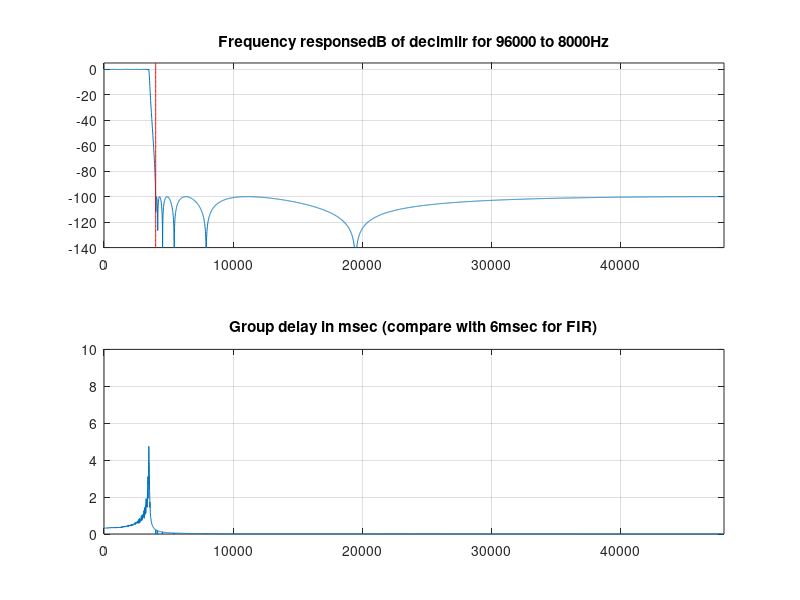

Recreate this plot in MATLAB.
clear;
close all;
ord=12;
epsilon=1e-10;
fs=96000;
fstop=96000/24;
%fpass=.91*fstop;
fpass=.865*fstop;
rp=.1;
%rs=116;
rs=100;
%[num,den]=butter(ord,2*fpass/fs);
[num,den]=ellip(ord,rp,rs,2*fpass/fs);

figure;
npts=4096;
[h,w]=freqz(num,den,npts);
respdb=20*log10(abs(h)+epsilon);
freq=fs*w/(2*pi);
mindb=-140;maxdb=5;
yval=(mindb:1:maxdb);
[dummy nval]=size(yval);
xval=fstop*ones(1,nval);
subplot(2,1,1),plot(freq,respdb);
hold on;
subplot(2,1,1),plot(xval,yval,'r');
hold off;
grid on;
zoom on;
axis([0 fs/2 mindb maxdb]);
title('Frequency responsedB of decimiir for 96000 to 8000Hz');
dw=(2*pi*fs/2)/npts;
phase=unwrap(angle(h));
for i=1:npts-1
    dphase(i)=phase(i+1)-phase(i);
end
dphase(npts)=dphase(npts-1);
gpdelms=-1000*dphase/dw;
subplot(2,1,2),plot(freq,gpdelms);
grid on;
zoom on;
axis([0 fs/2 0 10]);
title('Group delay in msec (compare with 6msec for FIR)');